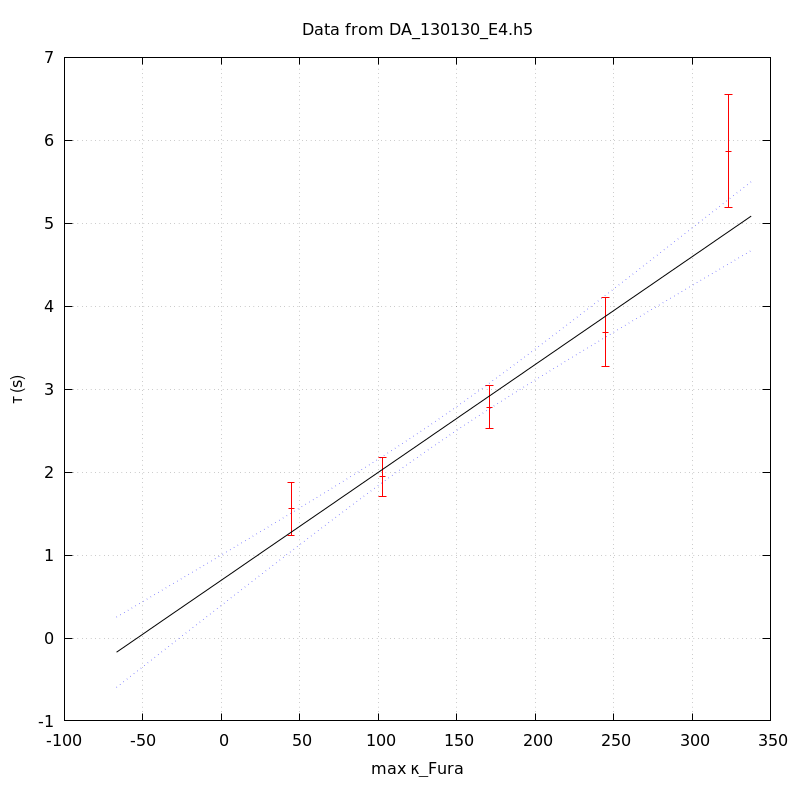

The gnuplot source for this figure:
unset key
set grid
set ylabel 'τ (s)'
set xlabel 'max κ_Fura' noenhanced
set title 'Data from DA_130130_E4.h5' noenhanced
set xrange [-1000<*:*]
plot 'DA_130130_E4_aba_tau_vs_max_kappa' index 0 using 1:2:(1.96*$3) linecolor rgb 'red' with yerrorbars,\
'' index 1 using 1:2 with lines linecolor rgb 'black',\
'' index 1 using 1:3 with lines linecolor rgb 'blue' lt 'dotted',\
'' index 1 using 1:4 with lines linecolor rgb 'blue' lt 'dotted'
